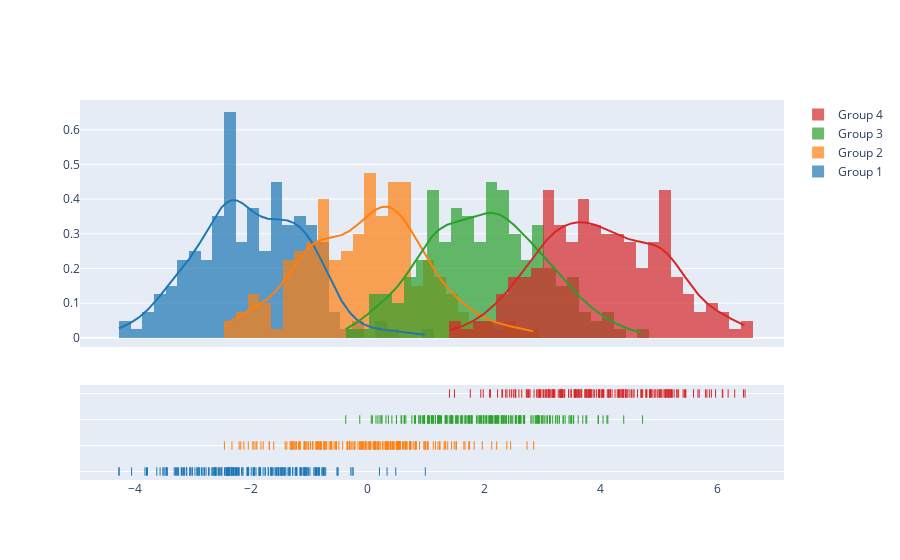

Here is the notebook cell this chart was saved with:
### Code cell
import plotly.figure_factory as ff

# Add histogram data
x1 = np.random.randn(200) - 2
x2 = np.random.randn(200)
x3 = np.random.randn(200) + 2
x4 = np.random.randn(200) + 4

# Group data together
hist_data = [x1, x2, x3, x4]

group_labels = ['Group 1', 'Group 2', 'Group 3', 'Group 4']

# Create distplot with custom bin_size
fig = ff.create_distplot(hist_data, group_labels, bin_size=.2)
fig.show()

### Figure 1 — Plotly figure (JSON) as saved in the notebook; plotly's stock layout.template omitted (floating-point values rounded to 4 significant figures; data arrays with more than 128 entries replaced by an {"elided": "..."} marker saying what was removed)
{"data": [{"autobinx": false, "histnorm": "probability density", "legendgroup": "Group 1", "marker": {"color": "rgb(31, 119, 180)"}, "name": "Group 1", "opacity": 0.7, "type": "histogram", "x": {"elided": "200 float values"}, "xaxis": "x", "xbins": {"end": 0.9871, "size": 0.2, "start": -4.268}, "yaxis": "y"}, {"autobinx": false, "histnorm": "probability density", "legendgroup": "Group 2", "marker": {"color": "rgb(255, 127, 14)"}, "name": "Group 2", "opacity": 0.7, "type": "histogram", "x": {"elided": "200 float values"}, "xaxis": "x", "xbins": {"end": 2.845, "size": 0.2, "start": -2.459}, "yaxis": "y"}, {"autobinx": false, "histnorm": "probability density", "legendgroup": "Group 3", "marker": {"color": "rgb(44, 160, 44)"}, "name": "Group 3", "opacity": 0.7, "type": "histogram", "x": {"elided": "200 float values"}, "xaxis": "x", "xbins": {"end": 4.713, "size": 0.2, "start": -0.378}, "yaxis": "y"}, {"autobinx": false, "histnorm": "probability density", "legendgroup": "Group 4", "marker": {"color": "rgb(214, 39, 40)"}, "name": "Group 4", "opacity": 0.7, "type": "histogram", "x": {"elided": "200 float values"}, "xaxis": "x", "xbins": {"end": 6.471, "size": 0.2, "start": 1.401}, "yaxis": "y"}, {"legendgroup": "Group 1", "marker": {"color": "rgb(31, 119, 180)"}, "mode": "lines", "name": "Group 1", "showlegend": false, "type": "scatter", "x": {"elided": "500 float values"}, "xaxis": "x", "y": {"elided": "500 float values"}, "yaxis": "y"}, {"legendgroup": "Group 2", "marker": {"color": "rgb(255, 127, 14)"}, "mode": "lines", "name": "Group 2", "showlegend": false, "type": "scatter", "x": {"elided": "500 float values"}, "xaxis": "x", "y": {"elided": "500 float values"}, "yaxis": "y"}, {"legendgroup": "Group 3", "marker": {"color": "rgb(44, 160, 44)"}, "mode": "lines", "name": "Group 3", "showlegend": false, "type": "scatter", "x": {"elided": "500 float values"}, "xaxis": "x", "y": {"elided": "500 float values"}, "yaxis": "y"}, {"legendgroup": "Group 4", "marker": {"color": "rgb(214, 39, 40)"}, "mode": "lines", "name": "Group 4", "showlegend": false, "type": "scatter", "x": {"elided": "500 float values"}, "xaxis": "x", "y": {"elided": "500 float values"}, "yaxis": "y"}, {"legendgroup": "Group 1", "marker": {"color": "rgb(31, 119, 180)", "symbol": "line-ns-open"}, "mode": "markers", "name": "Group 1", "showlegend": false, "type": "scatter", "x": {"elided": "200 float values"}, "xaxis": "x", "y": {"elided": "200 str values"}, "yaxis": "y2"}, {"legendgroup": "Group 2", "marker": {"color": "rgb(255, 127, 14)", "symbol": "line-ns-open"}, "mode": "markers", "name": "Group 2", "showlegend": false, "type": "scatter", "x": {"elided": "200 float values"}, "xaxis": "x", "y": {"elided": "200 str values"}, "yaxis": "y2"}, {"legendgroup": "Group 3", "marker": {"color": "rgb(44, 160, 44)", "symbol": "line-ns-open"}, "mode": "markers", "name": "Group 3", "showlegend": false, "type": "scatter", "x": {"elided": "200 float values"}, "xaxis": "x", "y": {"elided": "200 str values"}, "yaxis": "y2"}, {"legendgroup": "Group 4", "marker": {"color": "rgb(214, 39, 40)", "symbol": "line-ns-open"}, "mode": "markers", "name": "Group 4", "showlegend": false, "type": "scatter", "x": {"elided": "200 float values"}, "xaxis": "x", "y": {"elided": "200 str values"}, "yaxis": "y2"}], "layout": {"barmode": "overlay", "hovermode": "closest", "legend": {"traceorder": "reversed"}, "xaxis": {"anchor": "y2", "domain": [0.0, 1.0], "zeroline": false}, "yaxis": {"anchor": "free", "domain": [0.35, 1], "position": 0.0}, "yaxis2": {"anchor": "x", "domain": [0, 0.25], "dtick": 1, "showticklabels": false}}}
